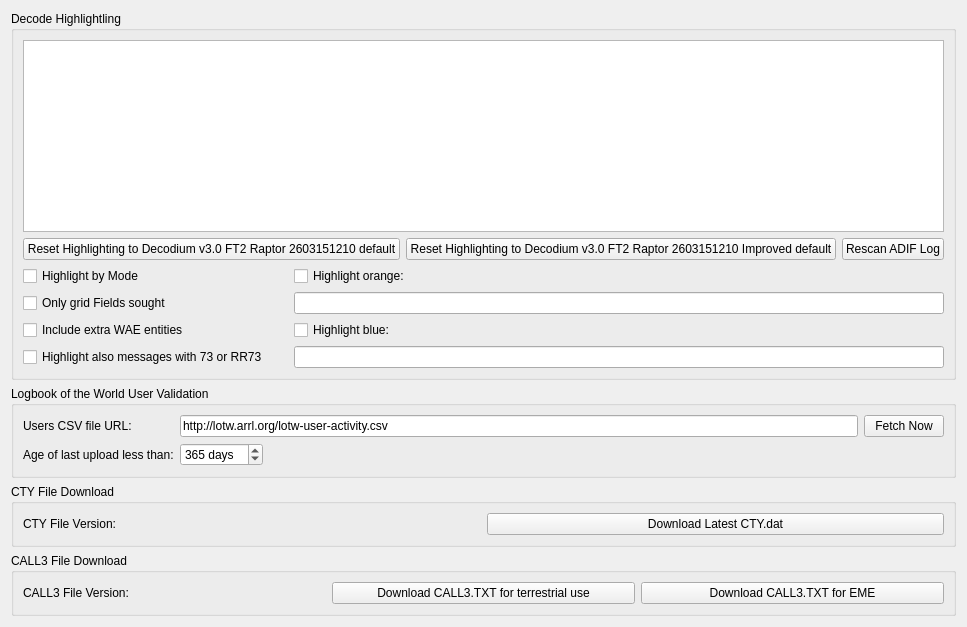
     <widget class="QWidget" name="colors_tab">
      <attribute name="title">
       <string>Colors</string>
      </attribute>
      <layout class="QVBoxLayout" name="verticalLayout_7">
       <item>
        <widget class="QGroupBox" name="groupBox_12">
         <property name="title">
          <string>Decode Highlightling</string>
         </property>
         <layout class="QGridLayout" name="gridLayout_5">
          <item row="1" column="0" colspan="2">
           <layout class="QHBoxLayout" name="horizontalLayout_20">
            <item>
             <widget class="QPushButton" name="reset_highlighting_to_defaults_push_button">
              <property name="toolTip">
               <string>&lt;html&gt;&lt;head/&gt;&lt;body&gt;&lt;p&gt;Push to reset all highlight items above to default values and priorities.&lt;/p&gt;&lt;/body&gt;&lt;/html&gt;</string>
              </property>
              <property name="text">
               <string>Reset Highlighting to Decodium v3.0 FT2 Raptor 2603151210 default</string>
              </property>
             </widget>
            </item>
            <item>
             <widget class="QPushButton" name="reset_highlighting_to_defaults2_push_button">
              <property name="text">
               <string>Reset Highlighting to Decodium v3.0 FT2 Raptor 2603151210 Improved default</string>
              </property>
             </widget>
            </item>
            <item>
             <widget class="QPushButton" name="rescan_log_push_button">
              <property name="toolTip">
               <string>&lt;html&gt;&lt;head/&gt;&lt;body&gt;&lt;p&gt;Click to scan the decodium_log.adi ADIF file again for worked before information&lt;/p&gt;&lt;/body&gt;&lt;/html&gt;</string>
              </property>
              <property name="text">
               <string>Rescan ADIF Log</string>
              </property>
             </widget>
            </item>
           </layout>
          </item>
          <item row="0" column="0" colspan="2">
           <widget class="DecodeHighlightingListView" name="highlighting_list_view">
            <property name="sizePolicy">
             <sizepolicy hsizetype="Expanding" vsizetype="Preferred">
              <horstretch>0</horstretch>
              <verstretch>0</verstretch>
             </sizepolicy>
            </property>
            <property name="contextMenuPolicy">
             <enum>Qt::ActionsContextMenu</enum>
            </property>
            <property name="acceptDrops">
             <bool>true</bool>
            </property>
            <property name="toolTip">
             <string>&lt;html&gt;&lt;head/&gt;&lt;body&gt;&lt;p&gt;Enable or disable using the check boxes and right-click an item to change or unset the foreground color, background color, or reset the item to default values. Drag and drop the items to change their priority, higher in the list is higher in priority.&lt;/p&gt;&lt;p&gt;Note that each foreground or background color may be either set or unset, unset means that it is not allocated for that item's type and lower priority items may apply.&lt;/p&gt;&lt;/body&gt;&lt;/html&gt;</string>
            </property>
            <property name="editTriggers">
             <set>QAbstractItemView::NoEditTriggers</set>
            </property>
            <property name="dragEnabled">
             <bool>true</bool>
            </property>
            <property name="dragDropMode">
             <enum>QAbstractItemView::InternalMove</enum>
            </property>
            <property name="defaultDropAction">
             <enum>Qt::MoveAction</enum>
            </property>
            <property name="selectionMode">
             <enum>QAbstractItemView::SingleSelection</enum>
            </property>
            <property name="resizeMode">
             <enum>QListView::Adjust</enum>
            </property>
           </widget>
          </item>
          <item row="3" column="0" colspan="2">
           <layout class="QGridLayout" name="gridLayout_23">
            <item row="1" column="0">
             <widget class="QCheckBox" name="only_fields_check_box">
              <property name="toolTip">
               <string>Check to for grid highlighting to only apply to unworked grid fields</string>
              </property>
              <property name="text">
               <string>Only grid Fields sought</string>
              </property>
             </widget>
            </item>
            <item row="0" column="1">
             <spacer name="horizontalSpacer_5">
              <property name="orientation">
               <enum>Qt::Horizontal</enum>
              </property>
              <property name="sizeType">
               <enum>QSizePolicy::Fixed</enum>
              </property>
              <property name="sizeHint" stdset="0">
               <size>
                <width>20</width>
                <height>20</height>
               </size>
              </property>
             </spacer>
            </item>
            <item row="2" column="0">
             <widget class="QCheckBox" name="include_WAE_check_box">
              <property name="text">
               <string>Include extra WAE entities</string>
              </property>
             </widget>
            </item>
            <item row="3" column="0">
             <widget class="QCheckBox" name="highlight_73_check_box">
              <property name="text">
               <string>Highlight also messages with 73 or RR73</string>
              </property>
             </widget>
            </item>
            <item row="0" column="0">
             <widget class="QCheckBox" name="highlight_by_mode_check_box">
              <property name="toolTip">
               <string>&lt;html&gt;&lt;head/&gt;&lt;body&gt;&lt;p&gt;Check to indicate new DXCC entities, grid squares, and callsigns per mode.&lt;/p&gt;&lt;/body&gt;&lt;/html&gt;</string>
              </property>
              <property name="text">
               <string>Highlight by Mode</string>
              </property>
             </widget>
            </item>
            <item row="0" column="2">
             <widget class="QCheckBox" name="highlight_orange_check_box">
              <property name="toolTip">
               <string>&lt;html&gt;&lt;head/&gt;&lt;body&gt;&lt;p&gt;Highlight callsigns or grids with orange background color. Callsigns and/or grids must be separated by a comma, and there must be a comma after each callsign.&lt;/p&gt;&lt;/body&gt;&lt;/html&gt;</string>
              </property>
              <property name="text">
               <string>Highlight orange:</string>
              </property>
             </widget>
            </item>
            <item row="2" column="2">
             <widget class="QCheckBox" name="highlight_blue_check_box">
              <property name="toolTip">
               <string>&lt;html&gt;&lt;head/&gt;&lt;body&gt;&lt;p&gt;Highlight callsigns or grids with blue background color. Callsigns and/or grids must be separated by a comma, and there must be a comma after each callsign.&lt;/p&gt;&lt;/body&gt;&lt;/html&gt;</string>
              </property>
              <property name="text">
               <string>Highlight blue:</string>
              </property>
             </widget>
            </item>
            <item row="1" column="2">
             <widget class="QLineEdit" name="highlight_orange_callsigns">
              <property name="toolTip">
               <string>&lt;html&gt;&lt;head/&gt;&lt;body&gt;&lt;p&gt;Highlight callsigns or grids with orange background color. Callsigns and/or grids must be separated by a comma, and there must be a comma after each callsign.&lt;/p&gt;&lt;/body&gt;&lt;/html&gt;</string>
              </property>
             </widget>
            </item>
            <item row="3" column="2">
             <widget class="QLineEdit" name="highlight_blue_callsigns">
              <property name="toolTip">
               <string>&lt;html&gt;&lt;head/&gt;&lt;body&gt;&lt;p&gt;Highlight callsigns or grids with blue background color. Callsigns and/or grids must be separated by a comma, and there must be a comma after each callsign.&lt;/p&gt;&lt;/body&gt;&lt;/html&gt;</string>
              </property>
             </widget>
            </item>
           </layout>
          </item>
         </layout>
        </widget>
       </item>
       <item>
        <widget class="QGroupBox" name="groupBox_11">
         <property name="toolTip">
          <string>&lt;html&gt;&lt;head/&gt;&lt;body&gt;&lt;p&gt;Controls for Logbook of the World user lookup.&lt;/p&gt;&lt;/body&gt;&lt;/html&gt;</string>
         </property>
         <property name="title">
          <string>Logbook of the World User Validation</string>
         </property>
         <layout class="QFormLayout" name="formLayout_18">
          <item row="1" column="0">
           <widget class="QLabel" name="label_15">
            <property name="text">
             <string>Users CSV file URL:</string>
            </property>
            <property name="buddy">
             <cstring>LotW_CSV_URL_line_edit</cstring>
            </property>
           </widget>
          </item>
          <item row="1" column="1">
           <layout class="QHBoxLayout" name="LotW_Layout">
            <item>
             <widget class="QLineEdit" name="LotW_CSV_URL_line_edit">
              <property name="toolTip">
               <string>&lt;html&gt;&lt;head/&gt;&lt;body&gt;&lt;p&gt;URL of the ARRL LotW user's last upload dates and times data file which is used to highlight decodes from stations that are known to upload their log file to LotW.&lt;/p&gt;&lt;/body&gt;&lt;/html&gt;</string>
              </property>
              <property name="accessibleName">
               <string>URL</string>
              </property>
              <property name="text">
               <string>http://lotw.arrl.org/lotw-user-activity.csv</string>
              </property>
             </widget>
            </item>
            <item>
             <widget class="QPushButton" name="LotW_CSV_fetch_push_button">
              <property name="toolTip">
               <string>&lt;html&gt;&lt;head/&gt;&lt;body&gt;&lt;p&gt;Push this button to fetch the latest LotW user's upload date and time data file.&lt;/p&gt;&lt;/body&gt;&lt;/html&gt;</string>
              </property>
              <property name="text">
               <string>Fetch Now</string>
              </property>
             </widget>
            </item>
           </layout>
          </item>
          <item row="2" column="1">
           <layout class="QHBoxLayout" name="LotW_Layout_2">
            <item>
             <widget class="QSpinBox" name="LotW_days_since_upload_spin_box">
              <property name="toolTip">
               <string>&lt;html&gt;&lt;head/&gt;&lt;body&gt;&lt;p&gt;Adjust this spin box to set the age threshold of LotW user's last upload date that is accepted as a current LotW user.&lt;/p&gt;&lt;/body&gt;&lt;/html&gt;</string>
              </property>
              <property name="accessibleName">
               <string>Days since last upload</string>
              </property>
              <property name="suffix">
               <string> days</string>
              </property>
              <property name="minimum">
               <number>0</number>
              </property>
              <property name="maximum">
               <number>9999</number>
              </property>
              <property name="value">
               <number>365</number>
              </property>
             </widget>
            </item>
            <item>
             <spacer name="horizontalSpacer_2">
              <property name="orientation">
               <enum>Qt::Horizontal</enum>
              </property>
              <property name="sizeHint" stdset="0">
               <size>
                <width>40</width>
                <height>20</height>
               </size>
              </property>
             </spacer>
            </item>
            <item>
             <widget class="QLabel" name="LotW_CSV_status_label">
              <property name="minimumSize">
               <size>
                <width>240</width>
                <height>0</height>
               </size>
              </property>
              <property name="text">
               <string/>
              </property>
             </widget>
            </item>
           </layout>
          </item>
          <item row="2" column="0">
           <widget class="QLabel" name="label_14">
            <property name="text">
             <string>Age of last upload less than:</string>
            </property>
            <property name="buddy">
             <cstring>LotW_days_since_upload_spin_box</cstring>
            </property>
           </widget>
          </item>
         </layout>
        </widget>
       </item>
       <item>
        <spacer name="horizontalSpacer_8">
         <property name="orientation">
          <enum>Qt::Horizontal</enum>
         </property>
         <property name="sizeHint" stdset="0">
          <size>
           <width>0</width>
           <height>0</height>
          </size>
         </property>
        </spacer>
       </item>
       <item>
        <widget class="QGroupBox" name="cty_groupBox">
         <property name="title">
          <string>CTY File Download</string>
         </property>
         <layout class="QHBoxLayout" name="cty_horizontalLayout">
          <item>
           <widget class="QLabel" name="CTY_file_label">
            <property name="text">
             <string>CTY File Version: </string>
            </property>
           </widget>
          </item>
          <item>
           <widget class="QPushButton" name="CTY_download_button">
            <property name="text">
             <string>Download Latest CTY.dat</string>
            </property>
           </widget>
          </item>
         </layout>
        </widget>
       </item>
       <item>
        <widget class="QGroupBox" name="call3_groupBox">
         <property name="title">
          <string>CALL3 File Download</string>
         </property>
         <layout class="QHBoxLayout" name="call3_horizontalLayout">
          <item>
           <widget class="QLabel" name="CALL3_file_label">
            <property name="text">
             <string>CALL3 File Version:</string>
            </property>
           </widget>
          </item>
          <item>
           <widget class="QPushButton" name="CALL3_download_button">
            <property name="toolTip">
             <string>Dowload latest CALL3.TXT file.</string>
            </property>
            <property name="text">
             <string>Download CALL3.TXT for terrestrial use</string>
            </property>
           </widget>
          </item>
          <item>
           <widget class="QPushButton" name="CALL3_EME_download_button">
            <property name="toolTip">
             <string>Dowload latest CALL3.TXT file for EME. This version is suitable for JT65 Deep Search.</string>
            </property>
            <property name="text">
             <string>Download CALL3.TXT for EME</string>
            </property>
           </widget>
          </item>
         </layout>
        </widget>
       </item>
      </layout>
     </widget>
